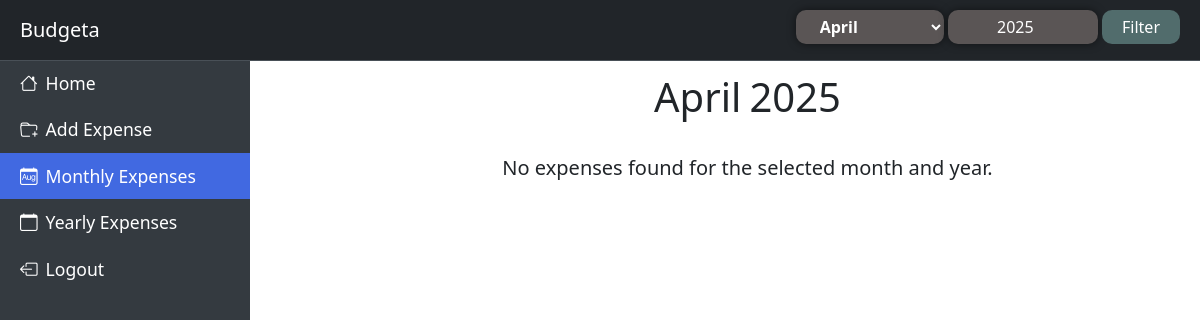
The app's page /budget/month/?month=April&year=2025 (signed in), older data.
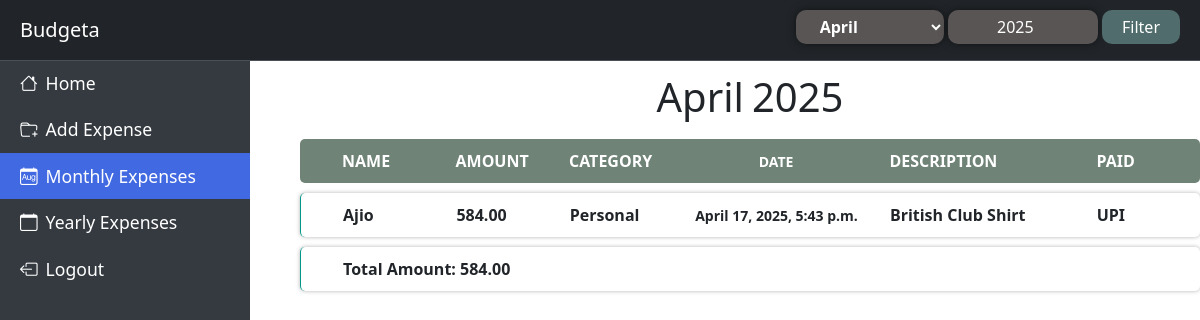
The same page, newer data.
### budget/models.py (models this page shows, shortened)
class Expense(models.Model):
    user_id = models.ForeignKey(Users, on_delete=models.CASCADE, null=True, blank=True)
    name = models.CharField(max_length=50)
    amount = models.DecimalField(max_digits=10, decimal_places=2)
    category_choices = (
            ('Personal', 'Personal'),
            ('Home', 'Home'),
            ('Other', 'Other')
        )
    category = models.CharField(max_length=30, help_text=_("Type of the Expense ex: Personal, Home, etc."), choices=category_choices)
    date = models.DateTimeField()
    description = models.TextField(blank=True, null=True)
    paid_choices = {
        "UPI":"UPI",
        "Cash": "Cash",
        "Credit Card": "Credit Card",
        "Online Payments": "Online Payments",
        "Others": "Others"
    }
    paid = models.CharField(max_length=30, verbose_name=_('Payment Type'), choices=paid_choices)
    class Meta:
        ordering = ['-date']

### budget/views.py (the view)
# urls.py: path('month/', views.monthly_expenses, name="month"),
@login_required(login_url="/users/login/")
def monthly_expenses(request):
    selected_month = request.GET.get('month')
    selected_year = request.GET.get('year')
    months_dict = {
        "January": 1,
        "February": 2,
        "March": 3,
        "April": 4,
        "May": 5,
        "June": 6,
        "July": 7,
        "August": 8,
        "September": 9,
        "October": 10,
        "November": 11,
        "December": 12
    }
    if selected_month and selected_year:
        expenses = Expense.objects.filter(user_id=request.user.id, date__year=selected_year, date__month=months_dict[selected_month])
    else:
        now = datetime.now()
        selected_month = now.strftime("%B")
        selected_year = now.year
        expenses = Expense.objects.filter(user_id=request.user.id, date__year=now.year, date__month=now.month)
    amount = sum(expenses.values_list('amount', flat=True))
    context = {
        'expenses': expenses,
        'selected_month': selected_month ,
        'selected_year': selected_year,
        'amount':amount,
        "active_link": "monthly-expenses",
    }
    return render(request, "home/monthly.html", context)

### templates/home/monthly.html
{% extends "home/base.html" %}
{% block header %}
    {% include "home/header.html" %}
{% endblock  %}
{% block sidebar %}
    {% include "home/sidebar.html" %}
{% endblock  %}
{% block content %}
<div class="d-flex justify-content-center mt-2">
    <h1 class='me-2'> {{ selected_month }} </h1>
    <h1> {{ selected_year }} </h1>
</div>
{% if expenses %}
    <div>
        <ul class="headings">
            <li id="task">NAME</li>
            <li id="task">AMOUNT</li>
            <li id="task">CATEGORY</li>
            <li id="date">DATE</li>
            <li id="desc">DESCRIPTION</li>
            <li id="task">PAID</li>
        </ul>
        {% for expense in expenses %}
            <ul class='expense-list'>
                <li id='task'>{{ expense.name }}</li>
                <li id='task'>{{ expense.amount }}</li>
                <li id='task'>{{ expense.category }}</li>
                <li id='date'>{{ expense.date }}</li>
                <li id='desc'>{{ expense.description }}</li>
                <li id='task'>{{ expense.paid }}</li>
            </ul>
        {% endfor %}
        {% if amount %}
        <ul class='expense-list'>
            <li id='amount'>Total Amount: {{ amount }}</li>
        </ul>
        {% endif %}
{% else %}
    <p class="text-center mt-4"  style="font-size: 20px;">No expenses found for the selected month and year.</p>
{% endif %}
        </div>
{% endblock %}

Row changes from the older to the newer data that the page shows:
added Expense: name "Ajio", amount "584.00", category "Personal", date "April 17, 2025, 5:43 p.m.", description "British Club Shirt", paid "UPI"
Text that changed along with them:
{{ amount }}: (not shown) → "584.00"
text no longer shown: "No expenses found for the selected month and year."
text now shown: "NAME AMOUNT CATEGORY DATE DESCRIPTION PAID Total Amount:"
